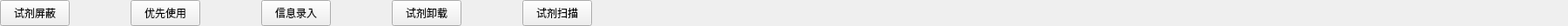
  <widget class="QWidget" name="widget" native="true">
   <property name="geometry">
    <rect>
     <x>25</x>
     <y>807</y>
     <width>1801</width>
     <height>30</height>
    </rect>
   </property>
   <layout class="QHBoxLayout" name="horizontalLayout_2">
    <property name="spacing">
     <number>70</number>
    </property>
    <property name="leftMargin">
     <number>0</number>
    </property>
    <property name="topMargin">
     <number>0</number>
    </property>
    <property name="rightMargin">
     <number>0</number>
    </property>
    <property name="bottomMargin">
     <number>0</number>
    </property>
    <item>
     <widget class="QPushButton" name="reagentshield">
      <property name="minimumSize">
       <size>
        <width>0</width>
        <height>30</height>
       </size>
      </property>
      <property name="maximumSize">
       <size>
        <width>16777215</width>
        <height>16777215</height>
       </size>
      </property>
      <property name="text">
       <string>试剂屏蔽</string>
      </property>
      <property name="buttons" stdset="0">
       <string notr="true">flat</string>
      </property>
     </widget>
    </item>
    <item>
     <widget class="QPushButton" name="reagentPriority">
      <property name="minimumSize">
       <size>
        <width>0</width>
        <height>30</height>
       </size>
      </property>
      <property name="maximumSize">
       <size>
        <width>16777215</width>
        <height>16777215</height>
       </size>
      </property>
      <property name="text">
       <string>优先使用</string>
      </property>
      <property name="buttons" stdset="0">
       <string notr="true">flat</string>
      </property>
     </widget>
    </item>
    <item>
     <widget class="QPushButton" name="reagentRegister">
      <property name="minimumSize">
       <size>
        <width>0</width>
        <height>30</height>
       </size>
      </property>
      <property name="maximumSize">
       <size>
        <width>16777215</width>
        <height>16777215</height>
       </size>
      </property>
      <property name="text">
       <string>信息录入</string>
      </property>
      <property name="checkable">
       <bool>false</bool>
      </property>
      <property name="autoExclusive">
       <bool>false</bool>
      </property>
      <property name="buttons" stdset="0">
       <string notr="true">flat</string>
      </property>
     </widget>
    </item>
    <item>
     <widget class="QPushButton" name="reagentUnload">
      <property name="minimumSize">
       <size>
        <width>0</width>
        <height>30</height>
       </size>
      </property>
      <property name="maximumSize">
       <size>
        <width>16777215</width>
        <height>16777215</height>
       </size>
      </property>
      <property name="text">
       <string>试剂卸载</string>
      </property>
      <property name="buttons" stdset="0">
       <string notr="true">flat</string>
      </property>
     </widget>
    </item>
    <item>
     <widget class="QPushButton" name="reagentScan">
      <property name="minimumSize">
       <size>
        <width>0</width>
        <height>30</height>
       </size>
      </property>
      <property name="maximumSize">
       <size>
        <width>16777215</width>
        <height>16777215</height>
       </size>
      </property>
      <property name="text">
       <string>试剂扫描</string>
      </property>
      <property name="buttons" stdset="0">
       <string notr="true">flat</string>
      </property>
     </widget>
    </item>
    <item>
     <spacer name="horizontalSpacer">
      <property name="orientation">
       <enum>Qt::Horizontal</enum>
      </property>
      <property name="sizeHint" stdset="0">
       <size>
        <width>40</width>
        <height>20</height>
       </size>
      </property>
     </spacer>
    </item>
   </layout>
  </widget>
